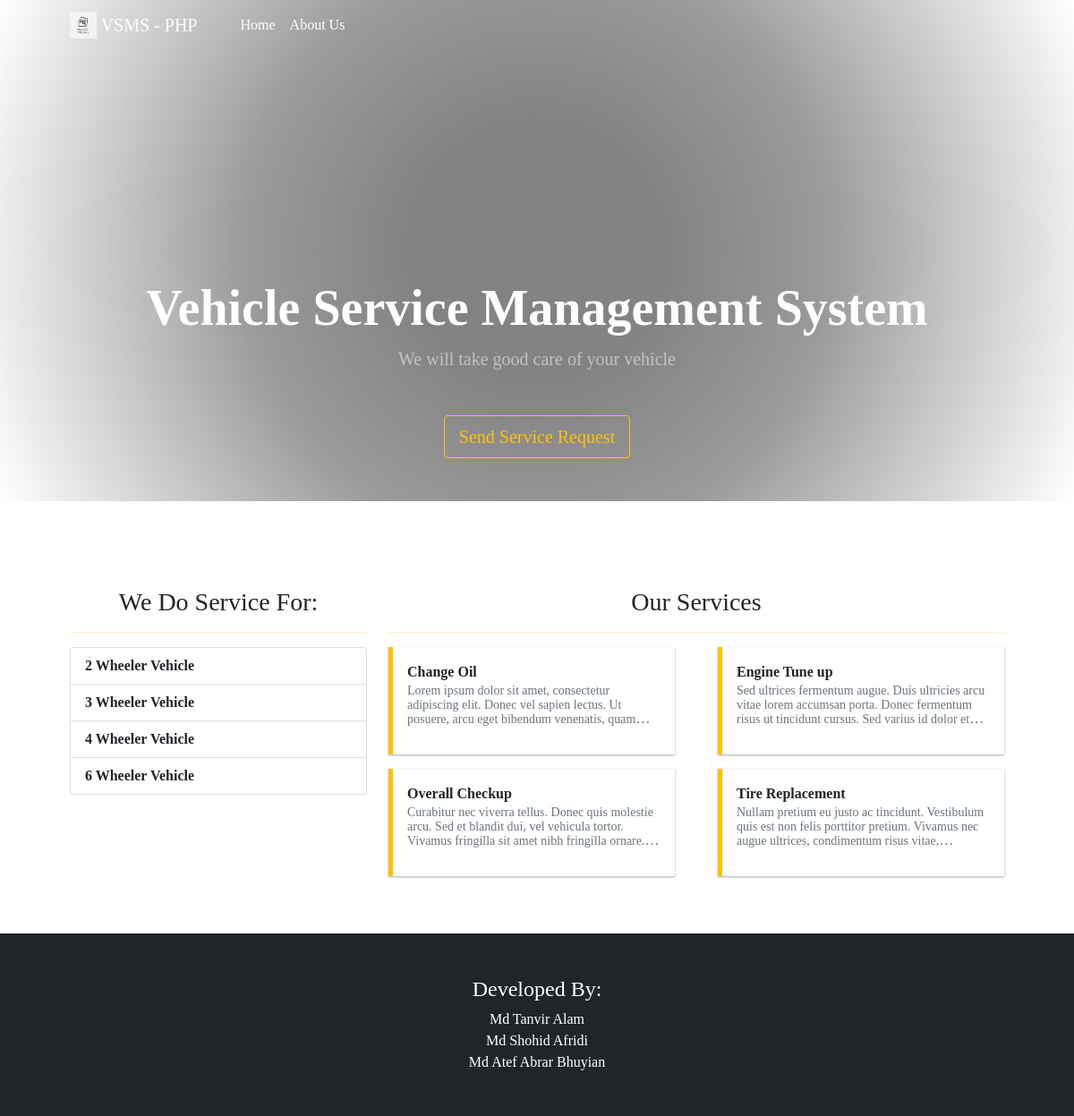
The page / on the database its author committed.
### tables this page shows
CREATE TABLE `categories` (
  `id` int(30) NOT NULL,
  `category` varchar(250) NOT NULL,
  `status` tinyint(1) NOT NULL DEFAULT 1,
  `date_created` datetime NOT NULL DEFAULT current_timestamp()
);

CREATE TABLE `service_list` (
  `id` int(30) NOT NULL,
  `service` text NOT NULL,
  `description` text NOT NULL,
  `status` tinyint(4) NOT NULL DEFAULT 1,
  `date_created` datetime NOT NULL DEFAULT current_timestamp()
);

### classes/DBConnection.php (called while the page is built, shortened)
<?php
class DBConnection{
    private $host = DB_SERVER;
    private $username = DB_USERNAME;
    private $password = DB_PASSWORD;
    private $database = DB_NAME;
    public $conn;
    public function __construct(){
        if (!isset($this->conn)) {
            $this->conn = new mysqli($this->host, $this->username, $this->password, $this->database);
        }
    }
}
?>

### config.php (called while the page is built, shortened)
<?php
require_once('classes/DBConnection.php');
require_once('classes/SystemSettings.php');
function validate_image($file){
	if(!empty($file)){
		if(is_file(base_app.$file)){
			return base_url.$file;
		}else{
			return base_url.'dist/img/no-image-available.png';
		}
	}else{
		return base_url.'dist/img/no-image-available.png';
	}
}
?>

### home.php (the view, shortened to what this page needs)
 <header class="bg-dark py-5" id="main-header">
    <div class="container h-100 d-flex align-items-end justify-content-center w-100">
        <div class="text-center text-white w-100">
            <h1 class="display-4 fw-bolder"><?php echo $_settings->info('name') ?></h1>
            <p class="lead fw-normal text-white-50 mb-0">We will take good care of your vehicle</p>
            <div class="col-auto mt-5">
                <button class="btn btn-outline-warning btn-lg rounded-2" id="send_request" type="button">Send Service Request</button>
            </div>
        </div>
    </div>
</header>
<section class="py-5">
    <div class="container px-4 px-lg-5 mt-5">
        <div class="row">
            <div class="col-md-4">
                <h3 class="text-center">We Do Service For:</h3>
                <hr class="bg-warning opacity-100">
                <ul class="list-group">
                    <?php
                    $category = $conn->query("SELECT * FROM `categories` where status = 1 order by `category` asc");
                    while($row=$category->fetch_assoc()):
                    ?>
                    <li class="list-group-item"><b><?php echo $row['category'] ?></b></li>
                    <?php endwhile; ?>
                </ul>
            </div>
            <div class="col-md-8">
                <h3 class="text-center">Our Services</h3>
                <hr class="bg-warning opacity-100">
                <div class="row gx-4 gx-lg-5 row-cols-1 row-cols-sm-1 row-cols-md-2 row-cols-xl-2" id="service_list">
                    <?php
                    $services = $conn->query("SELECT * FROM `service_list` where status = 1 order by `service`");
                    while($row= $services->fetch_assoc()):
                        $row['description'] = strip_tags(html_entity_decode(stripslashes($row['description'])));
                    ?>
                    <a class="col item text-decoration-none text-dark view_service" href="javascript:void(0)" data-id="<?php echo $row['id'] ?>">
                        <div class="callout callout-warning border-warning rounded-0">
                            <dl>
                                <dt><?php echo $row['service'] ?></dt>
                                <dd class="truncate-3 text-muted lh-1"><small><?php echo $row['description'] ?></small></dd>
                            </dl>
                        </div>
                    </a>
                    <?php endwhile; ?>
                </div>
            </div>
        </div>
    </div>
</section>

### inc/topBarNav.php (shortened to what this page needs)
<nav class="navbar navbar-expand-lg navbar-dark bg-warning fixed-top" id="topNavBar">
            <div class="container d-flex justify-content-between px-4 px-lg-5 ">
                <div>
                <a class="navbar-brand" href="./">
                <img src="<?php echo validate_image($_settings->info('logo')) ?>" width="30" height="30" class="d-inline-block align-top" alt="" loading="lazy">
                <?php echo $_settings->info('short_name') ?>
                </a>
                </div>
                <div class="collapse navbar-collapse" id="navbarSupportedContent">
                    <ul class="navbar-nav me-auto ps-auto mb-2 mb-lg-0 ms-lg-4">
                        <li class="nav-item"><a class="px-2 text-decoration-none text-white" aria-current="page" href="./">Home</a></li>
                        <li class="nav-item"><a class="px-2 text-decoration-none text-white" href="./?p=about">About Us</a></li>
                    </ul>
                </div>
            </div>
        </nav>

### inc/footer.php (shortened to what this page needs)
<footer class="py-5 bg-dark">
            <div class="container">
              <h4><p class="m-0 text-center text-white"> Developed By: </p></h4>
              <p class="m-0 text-center text-white"> Md Tanvir Alam </p>
              <p class="m-0 text-center text-white"> Md Shohid Afridi </p>
              <p class="m-0 text-center text-white"> Md Atef Abrar Bhuyian </p>
          </div>
        </footer>

### rows shown on the page
categories: category "2 Wheeler Vehicle"
categories: category "3 Wheeler Vehicle"
categories: category "4 Wheeler Vehicle"
categories: category "6 Wheeler Vehicle"
service_list: service "Change Oil", description "Lorem ipsum dolor sit amet, consectetur adipiscing elit. Donec vel sapien lectus. Ut posuere, arcu eget bibendum venenatis,…"
service_list: service "Engine Tune up", description "Sed ultrices fermentum augue. Duis ultricies arcu vitae lorem accumsan porta. Donec fermentum risus ut tincidunt cursus. Sed varius id dolor…"
service_list: service "Overall Checkup", description "Curabitur nec viverra tellus. Donec quis molestie arcu. Sed et blandit dui, vel vehicula tortor. Vivamus fringilla sit amet nibh fringilla…"
service_list: service "Tire Replacement", description "Nullam pretium eu justo ac tincidunt. Vestibulum quis est non felis porttitor pretium. Vivamus nec augue ultrices, condimentum risus…"

### other values the page prints
$_settings->info('short_name') "VSMS - PHP"
$_settings->info('name') "Vehicle Service Management System"
